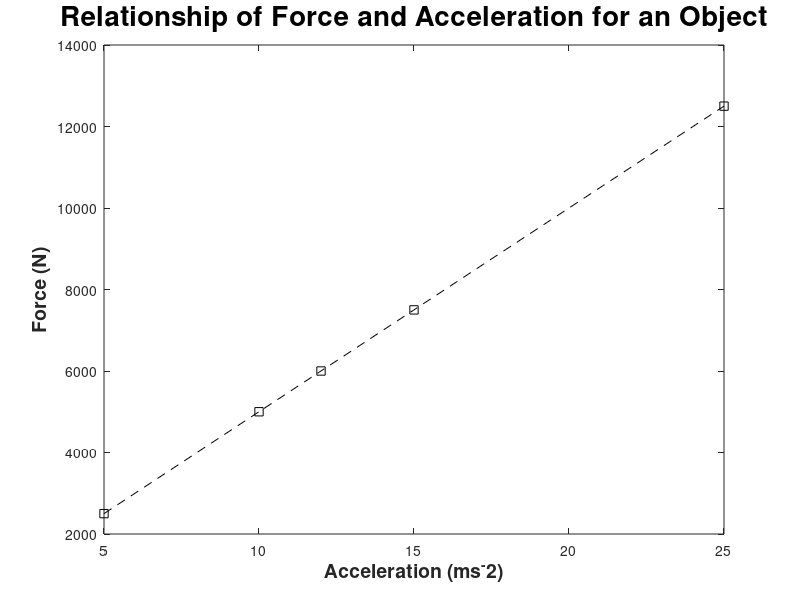
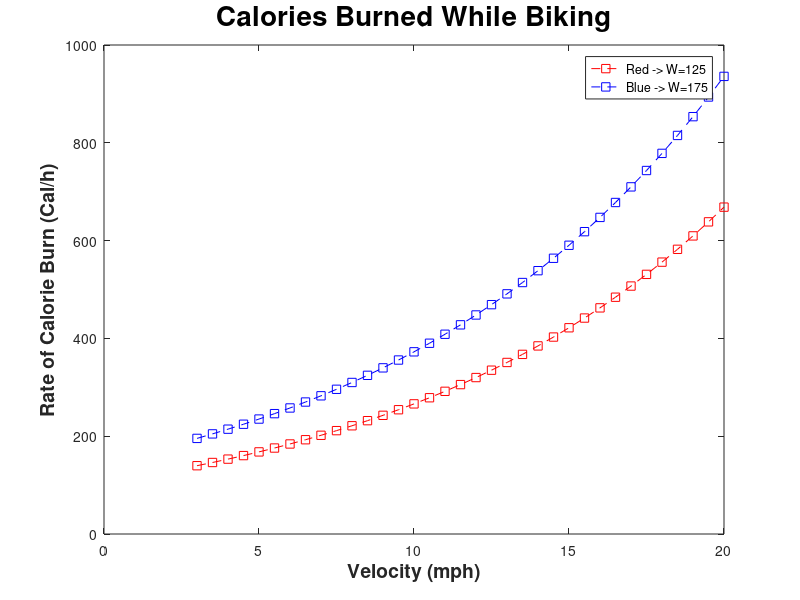
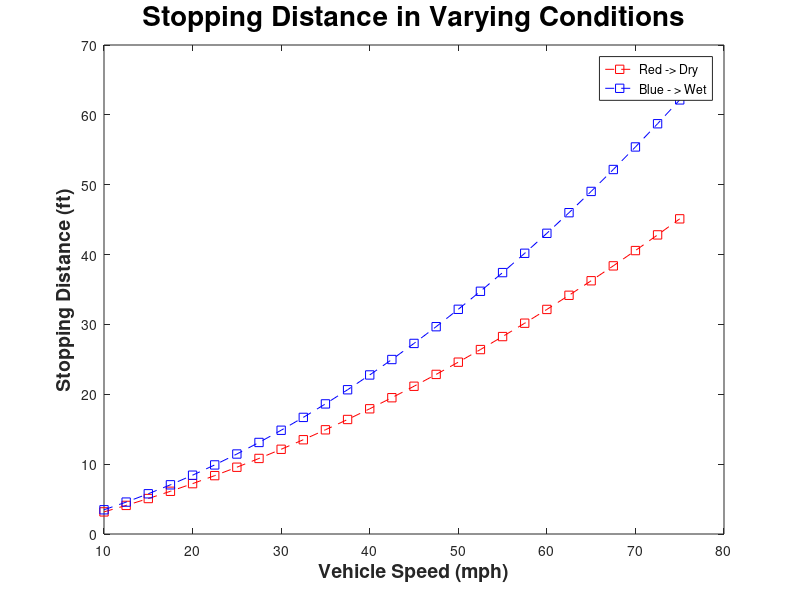

Recreate these plots in MATLAB, in order.
%Lab 2:Plotting and Graphical Soltions
%Jonathan Kenney

%Newton's Law
clear; clc;
%Acceleration Vector
a = [5 10 12 15 25];
%Force Vector
F = [2500 5000 6000 7500 12500];
%Plot
figure(1)
plot(a,F,'ks--');
title('\bfRelationship of Force and Acceleration for an Object','FontSize',20);
xlabel('\bfAcceleration (ms^-2)','FontSize',14);
ylabel('\bfForce (N)','FontSize',14);

%Calories Burned While Biking
clear;
%Velocity Vector
V = 3:0.5:20;
%Weights and Rates
   %W = 125
Rate_125 = 60*125*10.^((V*25.^-1)-1.85);
   %W = 175
Rate_175 = 60*175*10.^((V*25.^-1)-1.85);
%Plot
figure(2)
plot(V,Rate_125,'rs--',V,Rate_175,'bs--');
legend('Red -> W=125','Blue -> W=175');
title('\bfCalories Burned While Biking','FontSize',20);
xlabel('\bfVelocity (mph)','FontSize',14);
ylabel('\bfRate of Calorie Burn (Cal/h)','FontSize',14);

%Stopping Sight Distance
clear;
%Given Variables
f1 = 0.69; %dry roads and decent tires
f2 = 0.4;  %wet roads and decent tires
G = 0.02;
tr = 2.0;
%Vehicle Speeds Vector (mph)
V_mph = 10:2.5:75;
%Convert to km/h
V = V_mph*1.60934;
%Dry Stopping with V
S_Dry = (((0.278*V).^2)*((19.6*(f1+G)).^-1))+(0.278*V*tr);
%Wet Stopping with V
S_Wet = (((0.278*V).^2)*((19.6*(f2+G)).^-1))+(0.278*V*tr);
%Conversion of S_Dry and S_Wet from meters to feet
S_DryFeet = S_Dry*0.3048;
S_WetFeet = S_Wet*0.3048;
%Plot
figure(3)
plot(V_mph,S_DryFeet,'rs--',V_mph,S_WetFeet,'bs--');
legend('Red -> Dry','Blue - > Wet');
title('\bfStopping Distance in Varying Conditions','FontSize',20);
xlabel('\bfVehicle Speed (mph)','FontSize',14);
ylabel('\bfStopping Distance (ft)','FontSize',14);